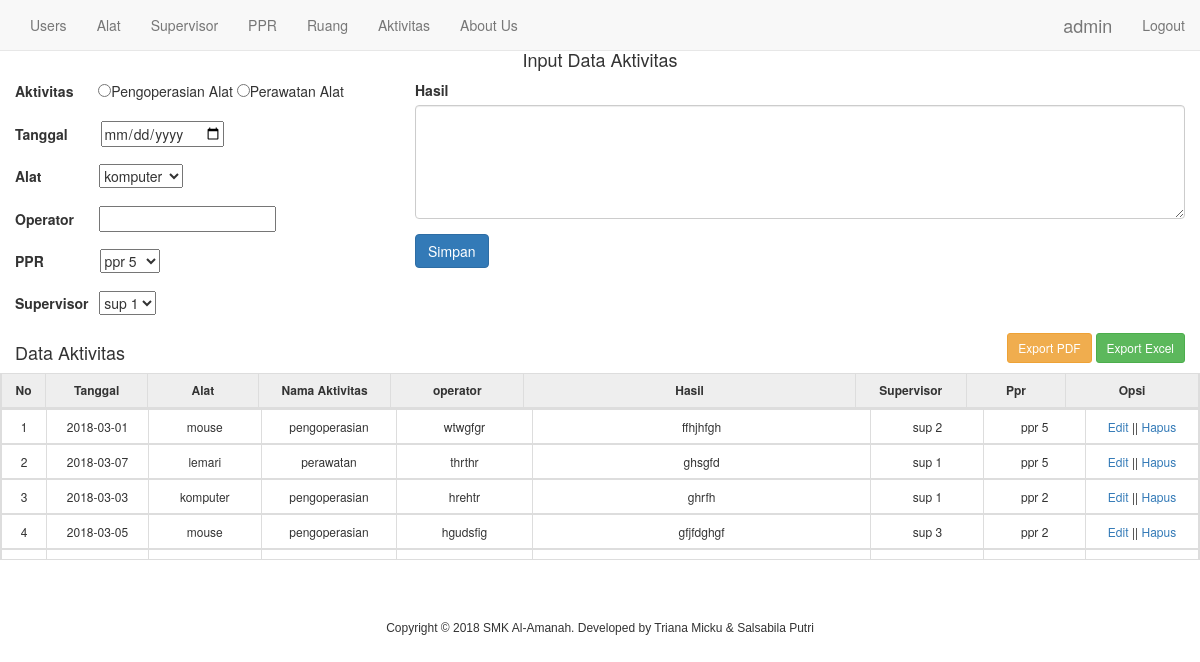
The app's page /aktivitas/index.php (signed in) with its own data.
### tables this page shows
CREATE TABLE `tb_aktivitas` (
  `id` int(11) NOT NULL,
  `aktivitas` varchar(191) NOT NULL,
  `operator` varchar(191) NOT NULL,
  `kode_alat` int(11) NOT NULL,
  `id_sup` int(11) NOT NULL,
  `id_ppr` int(11) NOT NULL,
  `tanggal` date NOT NULL,
  `hasil` varchar(1000) NOT NULL
);

CREATE TABLE `tb_alat` (
  `kode_alat` int(11) NOT NULL,
  `nama_alat` varchar(191) NOT NULL,
  `ruang_id` int(11) NOT NULL,
  `user_id` int(11) NOT NULL
);

CREATE TABLE `tb_sup` (
  `id` int(11) NOT NULL,
  `nama_sup` varchar(191) NOT NULL
);

CREATE TABLE `tb_ppr` (
  `id` int(11) NOT NULL,
  `nama_ppr` varchar(191) NOT NULL
);

### aktivitas/index.php (the view, shortened to what this page needs)
<?php
require_once '../koneksi.php';
require_once '../layouts/_header.php';
?>
<div class="container"><br><br>
<div class="row">
<h4 style="text-align: center;">Input Data Aktivitas</h4>
<form action="" method="POST">
	<div class="row">
		<div class="col-md-4">
			<div class="form-group">
				<label >Aktivitas</label>
				<input type="radio" name="aktivitas" value="pengoperasian" <?php if(isset($_GET['id'])){ echo $hasil['aktivitas'] == 'pengoperasian' ? 'checked' : null; } ?> required>Pengoperasian Alat
				<input type="radio" name="aktivitas" value="perawatan" <?php if(isset($_GET['id'])){ echo $hasil['aktivitas'] == 'perawatan' ? 'checked' : null; } ?> required>Perawatan Alat
			</div>
			<div class="form-group">
				<label>Tanggal</label>
				<input type="date" name="tanggal" value="<?php echo isset($_GET['id']) ? $hasil['tanggal'] : null; ?>" class="" required>
			</div>
			<div class="form-group">
				<label>Alat</label>
				<select name="alat" class="" required>
					<?php
					$sql = mysqli_query($conn, "SELECT kode_alat AS kode, nama_alat FROM tb_alat");
					while($row = mysqli_fetch_array($sql)){
					?>
					<option value="<?php echo $row['kode'] ?>" <?php if(isset($_GET['id'])){ echo $hasil['kode_alat'] == $row['kode'] ? 'selected' : null;} ?>><?php echo $row['nama_alat'] ?></option>
					<?php } ?>
				</select>
			</div>
			<div class="form-group">
				<label>Operator</label>
				<input type="text" name="operator" value="<?php echo isset($_GET['id']) ? $hasil['operator'] : null; ?>" class="" required>
			</div>
			<div class="form-group">
				<label>PPR</label>
				<select name="ppr" class="" required>
					<?php
					$sql = mysqli_query($conn, "SELECT * FROM tb_ppr");
					while($row = mysqli_fetch_array($sql)){
					?>
					<option value="<?php echo $row['id'] ?>" <?php if(isset($_GET['id'])){ echo $hasil['id_ppr'] == $row['id'] ? 'selected' : null;} ?>><?php echo $row['nama_ppr']; ?></option>
					<?php } ?>
				</select>
			</div>
			<div class="form-group">
				<label>Supervisor</label>
				<select name="sup" class="" required>
					<?php
					$sql = mysqli_query($conn, "SELECT * FROM tb_sup");
					while($row = mysqli_fetch_array($sql)){
					?>
					<option value="<?php echo $row['id'] ?>" <?php if(isset($_GET['id'])){ echo $hasil['id_sup'] == $row['id'] ? 'selected' : null;} ?>><?php echo $row['nama_sup'] ?></option>
					<?php } ?>
				</select>
			</div>
		</div>
		<div class="col-md-8">
			<div class="form-group">
				<label>Hasil</label>
				<textarea name="hasil" cols="40" rows="5" id="hasil" class="form-control"><?php echo isset($_GET['id']) ? $hasil['hasil'] : null; ?></textarea>
			</div>
			<div class="form-group">
				<button type="submit" class="btn btn-primary" name="simpan">Simpan</button>
			</div>
		</div>
	</div>
</form>
</div>
</div>
	<div class="container-fluid">
		<div class="row">
			<div class="col-md-6">
				<h4>Data Aktivitas</h4>
			</div>
			<div class="col-md-6 text-right">
				<a href="javascript:void(0)" data-toggle="modal" data-target="#modal-pdf" class="btn btn-warning btn-sm">Export PDF</a>
				<a href="javascript:void(0)" data-toggle="modal" data-target="#modal-excel" class="btn btn-success btn-sm">Export Excel</a>
			</div>
		</div>
	</div>
		<table class="table table-bordered table-scrollable">
		<thead>
			<tr style="font-size: 12px; text-align: left; font-weight:bold; background-color: #eee;">
				<th class="text-center" style="width: 40px;">No </th>
				<th class="text-center" style="width: 92px;">Tanggal</th>
				<th class="text-center" style="width: 100px;">Alat</th>
				<th class="text-center" style="width: 120px;">Nama Aktivitas</th>
				<th class="text-center" style="width: 120px;">operator</th>
				<th class="text-center" style="width: 300px;">Hasil</th>
				<th class="text-center" style="width: 100px">Supervisor</th>
				<th class="text-center" style="width: 90px;">Ppr</th>
				<?php if($_SESSION['role'] == 'admin'){ ?>
				<th class="text-center" style="width: 120px;">Opsi</th>
				<?php } ?>
			</tr>
		</thead>
		<tbody>
		<?php
		require_once '../koneksi.php';
		$no = 1 ;
		$select = mysqli_query($conn, "SELECT tb_aktivitas.*, tb_sup.nama_sup AS supervisor, tb_ppr.nama_ppr AS ppr, tb_alat.nama_alat AS alat FROM tb_aktivitas INNER JOIN tb_sup ON tb_sup.id = tb_aktivitas.id_sup INNER JOIN tb_ppr ON tb_ppr.id = tb_aktivitas.id_ppr INNER JOIN tb_alat ON tb_alat.kode_alat = tb_aktivitas.kode_alat");
		while($hasil = mysqli_fetch_array($select)){
		?>
		<tr style="text-align: center; font-size: 12px;">
			<td style="width: 40px;"><?php echo $no++ ?></td>
			<td style="width: 90px;"><?php echo $hasil['tanggal'] ?></td>
			<td style="width: 100px;"><?php echo $hasil['alat'] ?></td>
			<td style="width: 120px;"><?php echo $hasil['aktivitas'] ?></td>
			<td style="width: 120px;"><?php echo $hasil['operator'] ?></td>
			<td style="width: 300px;"><?php echo $hasil['hasil'] ?></td>
			<td style="width: 100px;"><?php echo $hasil['supervisor'] ?></td>
			<td style="width: 90px;"><?php echo $hasil['ppr'] ?></td>
				<?php if($_SESSION['role'] == 'admin'){ ?>
				<td style="width: 100px;">
					<a href="?id=<?php echo $hasil['id'] ?>">Edit</a> ||
					<a href="delete.php?id=<?php echo $hasil['id'] ?>" onclick="return confirm('Yakin ingin menghapus data ini ?');">Hapus</a>
				</td>
				<?php } ?>
		</tr>
		<?php } ?>
		 </tbody>
	</table>
<br><br>
<?php require_once '../layouts/_footer.php'; ?>

### aktivitas/index.php (style rules this page uses)
.table-scrollable tbody { height: 150px; display: block; overflow-y: scroll; }
.table-scrollable thead, .table-scrollable tbody tr { display: table; width: 100%; table-layout: fixed; }

### records on screen
tb_aktivitas: tanggal "2018-03-01", kode_alat.nama_alat "mouse", aktivitas "pengoperasian", operator "wtwgfgr", hasil "ffhjhfgh", id_sup.nama_sup "sup 2", id_ppr.nama_ppr "ppr 5"
tb_aktivitas: tanggal "2018-03-07", kode_alat.nama_alat "lemari", aktivitas "perawatan", operator "thrthr", hasil "ghsgfd", id_sup.nama_sup "sup 1", id_ppr.nama_ppr "ppr 5"
tb_aktivitas: tanggal "2018-03-03", kode_alat.nama_alat "komputer", aktivitas "pengoperasian", operator "hrehtr", hasil "ghrfh", id_sup.nama_sup "sup 1", id_ppr.nama_ppr "ppr 2"
tb_aktivitas: tanggal "2018-03-05", kode_alat.nama_alat "mouse", aktivitas "pengoperasian", operator "hgudsfig", hasil "gfjfdghgf", id_sup.nama_sup "sup 3", id_ppr.nama_ppr "ppr 2"

### other values on screen
$_SESSION['username'] "admin"
form field alat "komputer"
form field ppr "ppr 5"
form field sup "sup 1"
